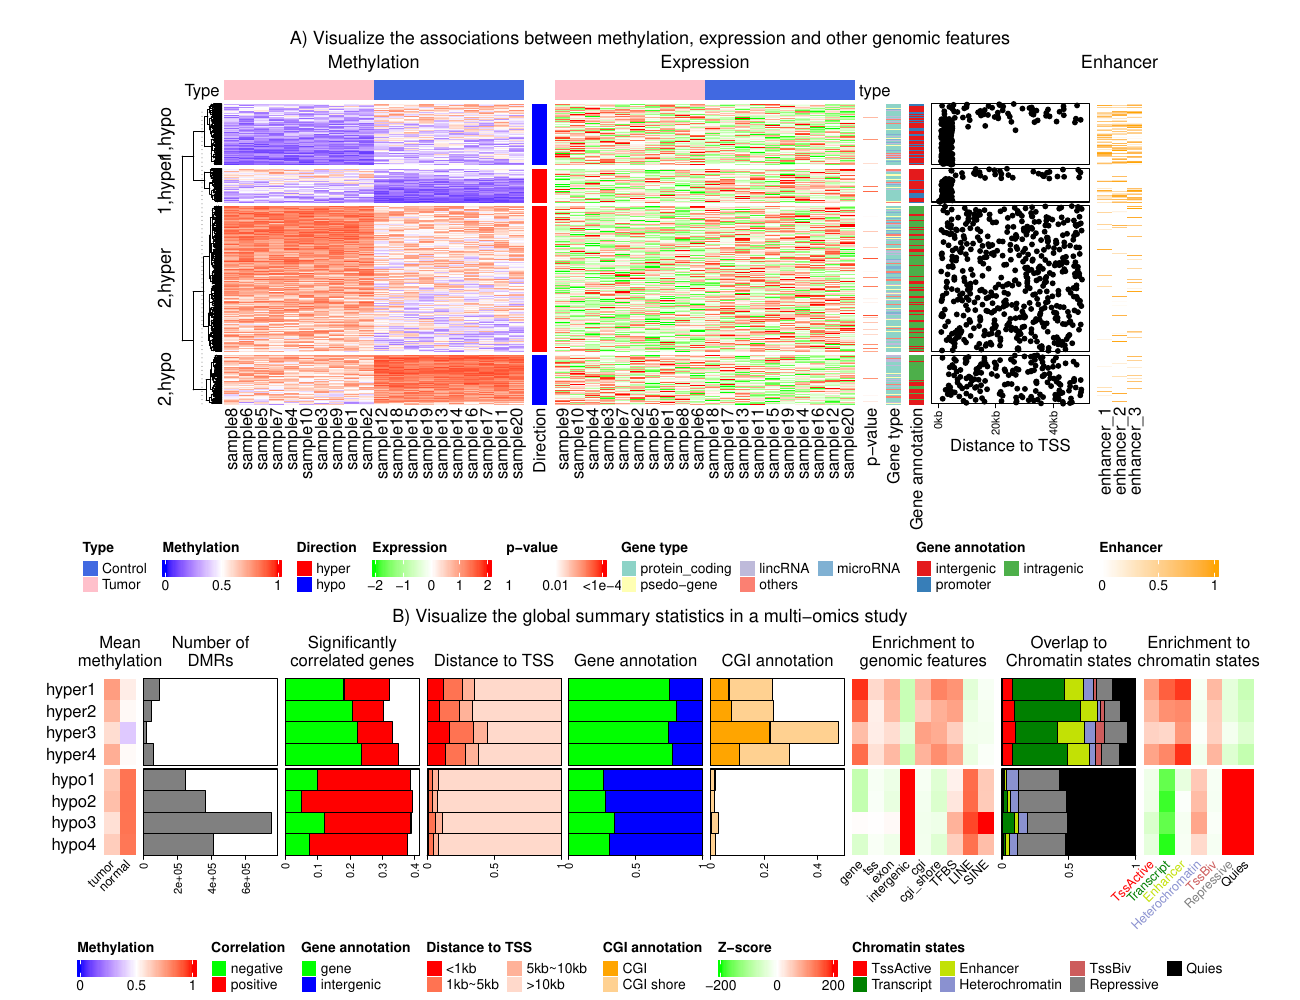

Recreate this plot in R.
library(ComplexHeatmap)
library(circlize)

res_list = readRDS("~/project/development/ComplexHeatmap-reference/data/meth.rds")
type = res_list$type
mat_meth = res_list$mat_meth
mat_expr = res_list$mat_expr
direction = res_list$direction
cor_pvalue = res_list$cor_pvalue
gene_type = res_list$gene_type
anno_gene = res_list$anno_gene
anno_enhancer = res_list$anno_enhancer

dist = sapply(1:nrow(mat_meth), function(i) {
	if(mean(mat_meth[i, ]) < 0.2) {
		runif(1, 0, 1000)
	} else if(mean(mat_meth[i, ]) < 0.4) {
		runif(1, 1000, 5000)
	} else {
		runif(1, 1000, 50000)
	}
})

column_tree = hclust(dist(t(mat_meth)))
column_order = column_tree$order

library(RColorBrewer)
meth_col_fun = colorRamp2(c(0, 0.5, 1), c("blue", "white", "red"))
direction_col = c("hyper" = "red", "hypo" = "blue")
expr_col_fun = colorRamp2(c(-2, 0, 2), c("green", "white", "red"))
pvalue_col_fun = colorRamp2(c(0, 2, 4), c("white", "white", "red"))
gene_type_col = structure(brewer.pal(length(unique(gene_type)), "Set3"), 
    names = unique(gene_type))
anno_gene_col = structure(brewer.pal(length(unique(anno_gene)), "Set1"), 
    names = unique(anno_gene))
dist_col_fun = colorRamp2(c(0, 10000), c("black", "white"))
enhancer_col_fun = colorRamp2(c(0, 1), c("white", "orange"))

ha = HeatmapAnnotation(type = type, 
    col = list(type = c("Tumor" = "pink", "Control" = "royalblue")),
    annotation_name_side = "left", 
    annotation_legend_param = list(type = list(direction = "horizontal")))
ha2 = HeatmapAnnotation(type = type, 
    col = list(type = c("Tumor" = "pink", "Control" = "royalblue")), 
    show_legend = FALSE)

ht_list = Heatmap(mat_meth, name = "methylation", col = meth_col_fun,
    column_order= column_order,
    top_annotation = ha, column_title = "Methylation",
    heatmap_legend_param = list(direction = "horizontal", legend_width = unit(3, "cm"))) +
    Heatmap(direction, name = "direction", col = direction_col,
    	heatmap_legend_param = list(direction = "horizontal")) +
    Heatmap(mat_expr[, column_tree$order], name = "expression", 
        col = expr_col_fun, 
        column_order = column_order, 
        top_annotation = ha2, column_title = "Expression",
        heatmap_legend_param = list(direction = "horizontal", legend_width = unit(3, "cm"))) +
    Heatmap(cor_pvalue, name = "p-value", col = pvalue_col_fun,
    	heatmap_legend_param = list(direction = "horizontal", at = c(0, 2, 4), labels = c("1", "0.01", "<1e-4"))) +
    Heatmap(gene_type, name = "gene type", col = gene_type_col,
    	heatmap_legend_param = list(direction = "horizontal",  nrow = 2)) +
    Heatmap(anno_gene, name = "gene annotation", col = anno_gene_col,
    	heatmap_legend_param = list(direction = "horizontal", nrow = 2)) +
    rowAnnotation(dist_to_TSS = anno_points((dist+1), width = unit(4, "cm"))) +
    Heatmap(anno_enhancer, name = "Enhancer", col = enhancer_col_fun, 
        cluster_columns = FALSE, column_title = "Enhancer",
        heatmap_legend_param = list(direction = "horizontal", legend_width = unit(3, "cm")))

p1 = grid.grabExpr(draw(ht_list, row_km = 2, row_split = direction,
    column_title = "A) Comprehensive correspondence between methylation, expression and other genomic features", 
    merge_legends = TRUE, heatmap_legend_side = "bottom"), width = 12)



lt = readRDS(system.file("extdata", package = "ComplexHeatmap", "dmr_summary.rds"))
attach(lt)

library(circlize)
meth_col_fun = colorRamp2(c(0, 0.5, 1), c("blue", "white", "red"))
corr_col = c("green", "red")
dist_tss_col = c("#FF0000", "#FF7352", "#FFB299", "#FFD9CB")
gene_anno_col = c("green", "blue")
cgi_anno_col = c("#FFA500", "#FFD191")
z_score_col_fun = colorRamp2(c(-200, 0, 200), c("green", "white", "red"))
state_col = c("#FF0000", "#008000", "#C2E105", "#8A91D0", "#CD5C5C", "#808080", "#000000")

anno_width = unit(3.4, "cm")
ht_list = rowAnnotation(text = anno_text(label, location = unit(1, "npc"), just = "right", 
    gp = gpar(fontsize = 12)))

ht_list = ht_list + Heatmap(mean_meth, name = "mean_meth", col = meth_col_fun, 
    cluster_rows = FALSE, row_title = NULL, cluster_columns = FALSE, show_row_names = FALSE, column_names_rot = 45,
    column_names_gp = gpar(fontsize = 9),
    heatmap_legend_param = list(title = "Methylation", direction = "horizontal", legend_width = unit(3, "cm")), 
    width = ncol(mean_meth)*unit(4, "mm")) +
rowAnnotation("n_gr" = anno_barplot(n_gr, bar_width = 1, width = anno_width), 
    show_annotation_name = FALSE) +
rowAnnotation("n_corr" = anno_barplot(n_corr, bar_width = 1, gp = gpar(fill = corr_col), 
    width = anno_width), show_annotation_name = FALSE) +
rowAnnotation("dist_tss" = anno_barplot(dist_tss, bar_width = 1, gp = gpar(fill = dist_tss_col), 
    width = anno_width), show_annotation_name = FALSE) +
rowAnnotation("gene_anno" = anno_barplot(gene_anno, bar_width = 1, gp = gpar(fill = gene_anno_col), 
    width = anno_width), show_annotation_name = FALSE) +
rowAnnotation("cgi_anno" = anno_barplot(cgi_anno, bar_width = 1, gp = gpar(fill = cgi_anno_col), 
    width = anno_width), show_annotation_name = FALSE) +
Heatmap(mat_enrich_gf, name = "enrich_gf", col = z_score_col_fun, cluster_columns = FALSE,
    width = unit(ncol(mat_enrich_gf)*4, "mm"), column_title = "", column_names_rot = 45,
    column_names_gp = gpar(fontsize = 9),
    heatmap_legend_param = list(title = "Z-score",direction = "horizontal", legend_width = unit(4, "cm"))) +
rowAnnotation("pct_st" = anno_barplot(mat_pct_st, bar_width = 1, gp = gpar(fill = state_col), 
    width = anno_width), show_annotation_name = FALSE) +
Heatmap(mat_enrich_st, name = "enrich_st", col = z_score_col_fun, cluster_columns = FALSE, 
    width = unit(ncol(mat_enrich_st)*4, "mm"), column_title = "", show_heatmap_legend = FALSE,
    column_names_gp = gpar(col = state_col, fontsize = 9), show_row_names = FALSE, column_names_rot = 45)

lgd_list = list(
    Legend(labels = c("gene", "intergenic"), title = "Gene annotation", 
        legend_gp = gpar(fill = gene_anno_col)),
    Legend(labels = c("<1kb", "1kb~5kb", "5kb~10kb", ">10kb"), title = "Distance to TSS", 
        legend_gp = gpar(fill = dist_tss_col), nrow = 2),
    Legend(labels = c("CGI", "CGI shore"), title = "CGI annotation", 
        legend_gp = gpar(fill = cgi_anno_col)),
    Legend(labels = colnames(mat_enrich_st), title = "Chromatin states", 
        legend_gp = gpar(fill = state_col), nrow = 2)
)


p2 = grid.grabExpr({
	draw(ht_list, padding = unit(c(2, 2, 20, 2), "mm"), row_split = gsub("\\d+$", "", label), 
	    heatmap_legend_list = lgd_list, heatmap_legend_side = "bottom")
	anno_title = c("n_gr" = "Number of\nDMRs", "n_corr" = "Significantly\ncorrelated genes",
	    "gene_anno" = "Gene annotation", "dist_tss" = "Distance to TSS",
	    "cgi_anno" = "CGI annotation", "pct_st" = "Overlap to\nChromatin states")
	for(an in names(anno_title)) {
	    decorate_annotation(an, {
	        grid.text(anno_title[an], y = unit(1, "npc") + unit(3, "mm"), just = "bottom")
	    })
	}
	ht_title = c("mean_meth" = "Mean\nmethylation", "enrich_gf" = "Enrichment to\ngenomic features",
	    "enrich_st" = "Enrichment to\nchromatin states")
	for(an in names(ht_title)) {
	    decorate_heatmap_body(an, {
	        grid.text(ht_title[an], y = unit(1, "npc") + unit(3, "mm"), just = "bottom")
	    })
	}
}, width = 12)

library(cowplot)

p_empty = rectGrob(gp = gpar(col = NA, fill = NA))
pdf("figure4.pdf", width = 13, height = 10)
p = plot_grid(
    plot_grid(p_empty, p1, p_empty, nrow = 1, rel_widths = c(0.15, 1, 0.15)), 
    p2, nrow = 2, rel_heights = c(1.5, 1))
print(p)
dev.off()

